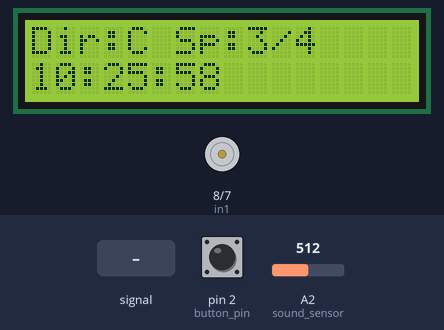
A sketch run on a simulated Arduino Uno, built with avr-gcc and run on an emulated ATmega328P. Parts: 16×2 character LCD, motor-driver pin pairs drawn as motors (green arrow = first pin HIGH = forward, orange = second pin HIGH = backward, longer = more drive, scaled by the enable pin). The inputs (shaded band) are chosen by the test bench; at power-on: pin 2 (button_pin) LOW, A2 (sound_sensor) = 512. The local clock reads 2024-03-15 10:24:30 at power-on unless the sketch sets it.

Above: at 2.2 s.
2.3 s: A2 (sound_sensor) fed a 200 Hz sine of ±255 counts around its level
At 2.97 s:
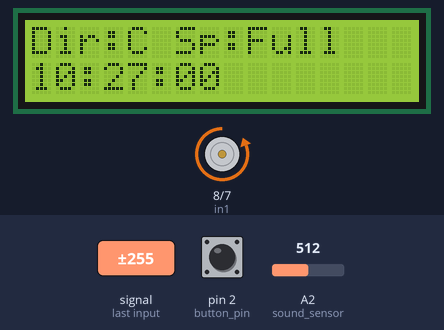
5.3 s: pin 2 (button_pin) pulled HIGH for 3.2 s
At 9.0 s:
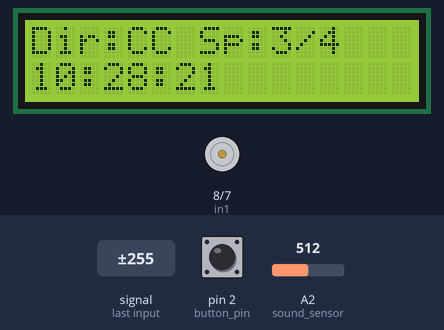
10.0 s: A2 (sound_sensor) set to 710
At 12.36 s:
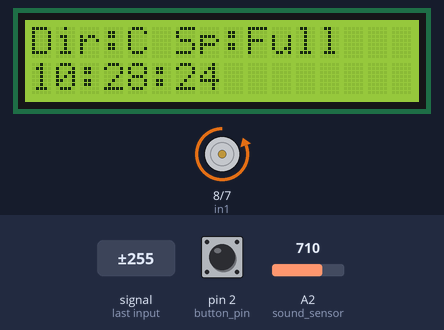
13.0 s: A2 (sound_sensor) fed a 1000 Hz sine of ±255 counts around its level
At 14.27 s:
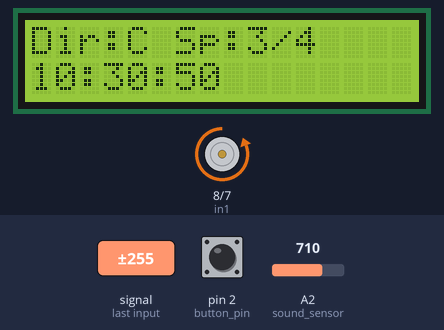
16.0 s: A2 (sound_sensor) fed a 2 Hz sine of ±306 counts around its level
At 18.16 s:
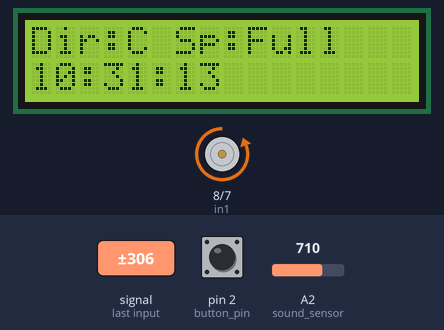
19.0 s: pin 2 (button_pin) pulled HIGH for 0.15 s
At 19.23 s:
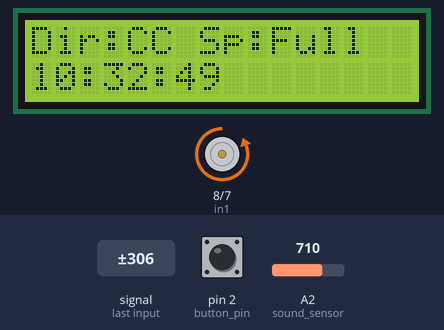
Timing chart, 0 to 20.7 s (numbered marks = the images above; inputs shaded):
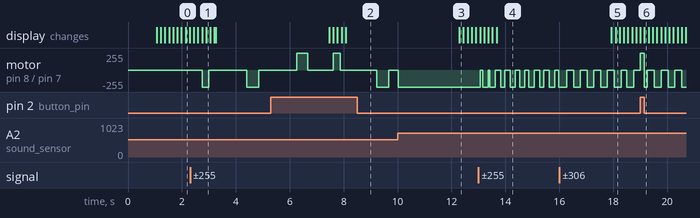

The sketch:

sculpture.ino
```cpp
/* EECE.4520 Microprocessors II & Embedded Systems
Project: Lab 3: Audio-Driven Kinetic Sculpture with Infrared Control
Kimson Lam and Nathan Hoang

References:
https://docs.arduino.cc/tutorials/motor-shield-rev3/msr3-controlling-dc-motor/
https://docs.arduino.cc/learn/electronics/lcd-displays/
https://soldered.com/learn/hum-rtc-real-time-clock-ds1307/
https://sensorkit.arduino.cc/sensorkit/module/lessons/lesson/06-the-sound-sensor
https://lastminuteengineers.com/l293d-dc-motor-arduino-tutorial/
*/

#include <LiquidCrystal.h>
#include <RTClib.h>

// Button
const int button_pin = 2;
// Sound sensor
const int sound_sensor = A2;


// RTC instance
RTC_DS1307 rtc;

// Motor driver L293D
const int enA = 9;
const int in1 = 8;
const int in2 = 7;

// LCD pins()
LiquidCrystal lcd(12, 11, 5, 4, 3, 6);

// Use NON-volatile arrays + separate volatile flags if needed
char dirLabel[4] = "C";      // "C", "CC" → max 3 chars + '\0'
char speedLabel[6] = "0";    // "Full" is 4 + '\0' = 5, so [6] is safe

// Software clock
volatile int hours = 0;
volatile int minutes = 0;
volatile int seconds = 0;

void setup() {

   Serial.begin(9600);
  pinMode(button_pin, INPUT);
  pinMode(in1, OUTPUT);
  pinMode(in2, OUTPUT);
  pinMode(enA, OUTPUT);

  lcd.begin(16, 2);
  lcd.print("Initializing...");
  delay(1000);

  // RTC setup
  if (!rtc.begin()) {
    lcd.clear();
    lcd.print("RTC ERROR");
    while (1);
  }

  if (!rtc.isrunning()) {
    lcd.clear();
    lcd.print("Setting RTC...");
    // THIS IS THE CORRECT WAY:
    rtc.adjust(DateTime(F(__DATE__), F(__TIME__)));
  }

  // Read initial time once
  DateTime t = rtc.now();
  hours = t.hour();
  minutes = t.minute();
  seconds = t.second();

  // Timer1 interrupt at 1 Hz (16MHz / 1024 / 15625 = 1Hz)
  cli();
  TCCR1A = 0;
  TCCR1B = 0;
  TCNT1 = 0;
  OCR1A = 15624;                    // 15625 - 1 because count starts at 0
  TCCR1B |= (1 << WGM12);           // CTC mode
  TCCR1B |= (1 << CS12) | (1 << CS10); // 1024 prescaler
  TIMSK1 |= (1 << OCIE1A);          // Enable compare interrupt
  sei();
}

void loop() {
  // Motor direction from button
  if (digitalRead(button_pin) == HIGH) {
    digitalWrite(in1, HIGH);
    digitalWrite(in2, LOW);
    strcpy(dirLabel, "CC");   // counter-clockwise
  } else {
    digitalWrite(in1, LOW);
    digitalWrite(in2, HIGH);
    strcpy(dirLabel, "C");    // clockwise
  }

  // Read sound and set speed
  int raw = analogRead(sound_sensor);
  update_fan_speed(raw);

  delay(50);
}

ISR(TIMER1_COMPA_vect) {
  seconds++;
  if (seconds >= 60) {
    seconds = 0;
    minutes++;
    if (minutes >= 60) {
      minutes = 0;
      hours = (hours + 1) % 24;
    }
  }

  lcd.clear();
  // Row 1
  lcd.setCursor(0, 0);
  lcd.print("Dir:");
  lcd.print(dirLabel);        // now safe – not volatile
  lcd.print(" Sp:");
  lcd.print(speedLabel);

  // Row 2 - clock
  lcd.setCursor(0, 1);
  if (hours < 10) lcd.print("0");
  lcd.print(hours);
  lcd.print(":");
  if (minutes < 10) lcd.print("0");
  lcd.print(minutes);
  lcd.print(":");
  if (seconds < 10) lcd.print("0");
  lcd.print(seconds);
}

void update_fan_speed(int sound_value) {
  int out = 0;
  if (sound_value >= 700) {
    out = 255;
    strcpy(speedLabel, "Full");
  } else if (sound_value >= 500) {
    out = 191;
    strcpy(speedLabel, "3/4");
  } else if (sound_value >= 300) {
    out = 127;
    strcpy(speedLabel, "1/2");
  } else {
    out = 0;
    strcpy(speedLabel, "0");
  }
  analogWrite(enA, out);
}
```

Measured:
- after the input at 2.3 s, motor on pin 8 (in1) / pin 7 (in2): stopped → backward 255/255 after 0.45 s, → stopped 0.26 s later, → backward 255/255 1.4 s later, → stopped 0.45 s later; the display: first differs from a run without the input after 0.60 s (image 1)
- after the input at 5.3 s, the display: first changes after 2.2 s (image 2 shows a later state)
- after the input at 19.0 s, the display: first differs from a run without the input after 0.16 s (image 6)
